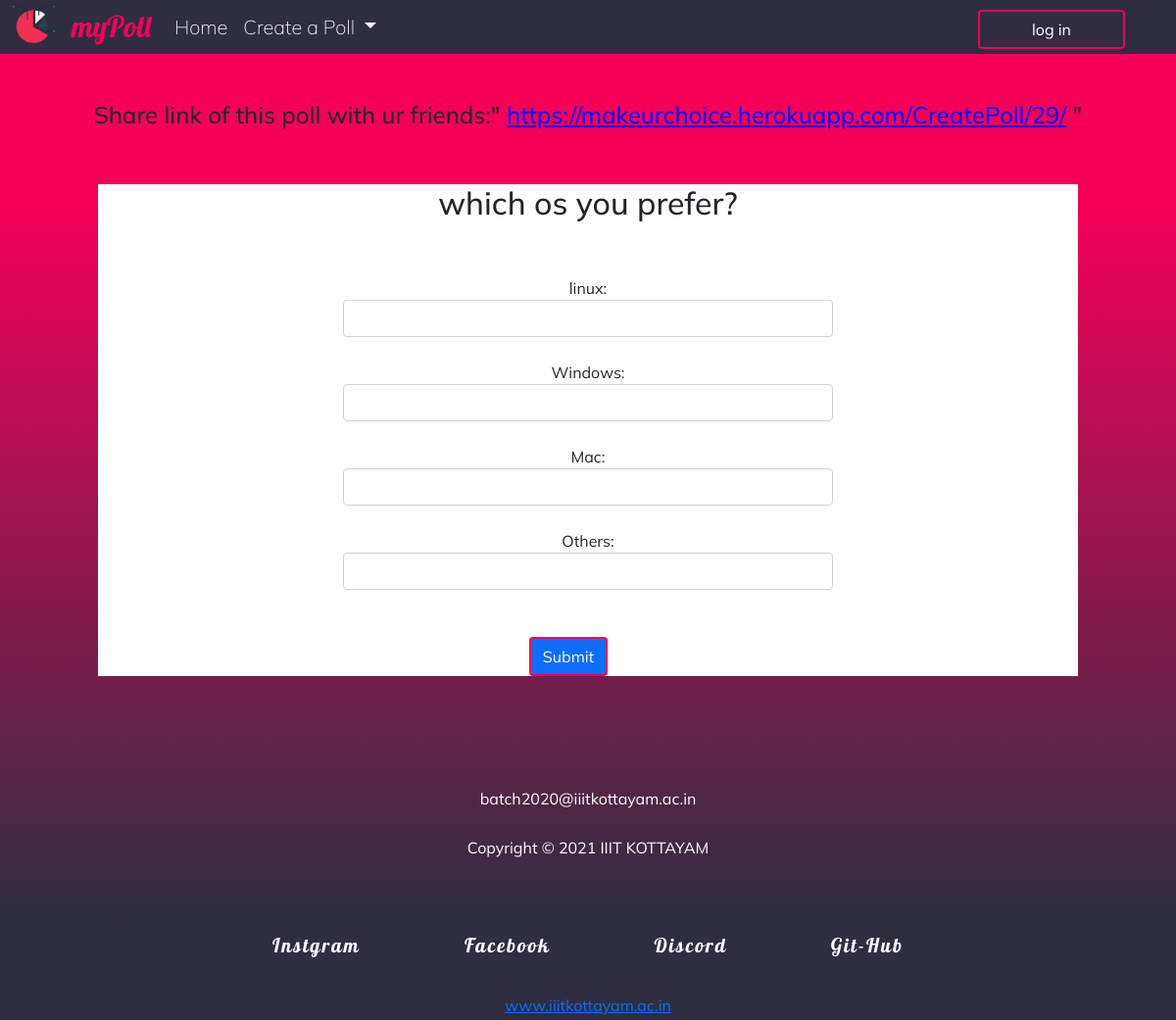
/CreatePoll/29/, run on the app's committed database.
### polling/models.py (models this page shows)
class CreatPoll(models.Model):
    Title = models.TextField()
    o1 = models.TextField()
    o2 = models.TextField()
    o3 = models.TextField()
    o4 = models.TextField()
    on1= models.IntegerField(default=0)
    on2= models.IntegerField(default=0)
    on3= models.IntegerField(default=0)
    on4= models.IntegerField(default=0)
    one_1=models.IntegerField(default=0)
    two_1=models.IntegerField(default=0)
    three_1=models.IntegerField(default=0)
    four_1=models.IntegerField(default=0)
    votes=models.IntegerField(default=0)

### polling/views.py (the view, shortened to what this page needs)
# urls.py: path('CreatePoll/<poll_id>/',views.CreatePoll,name='poll'),
def CreatePoll(request,poll_id):
    poll=CreatPoll.objects.get(pk=poll_id)
    context={
        'poll':poll
    }
    return render(request,'poll.html',context)

### templates/poll.html (shortened to what this page needs)
{% load static %}
<!DOCTYPE html>
<html lang="en">
<head>
    <link href="https://cdn.jsdelivr.net/npm/bootstrap@5.0.0-beta2/dist/css/bootstrap.min.css" rel="stylesheet"
>
    <link rel="stylesheet" href={% static "createpoll.css" %}>
</head>
<body>
    <nav class="navbar navbar-expand-lg navbar-light bg-light">
        <div class="container-fluid">
            <a class="navbar-brand" href="{% url 'home' %}">
                <img src={% static "voting-poll1.png" %} alt="" width="45" height="40" class="d-inline-block align-top">
            </a>
            <a class="navbar-brand" href="{% url 'home' %}" style="color:#f50057;">myPoll</a>
            <div class="collapse navbar-collapse" id="navbarSupportedContent">
                <ul class="navbar-nav me-auto mb-2 mb-lg-0">
                    <li class="nav-item">
                        <a class="nav-link active" aria-current="page" href="{% url 'home' %}"
                            style="color:white;">Home</a>
                    </li>
                    <li class="nav-item dropdown">
                        <a class="nav-link dropdown-toggle" href="{% url 'create' %}" id="navbarDropdown" role="button"
                            data-bs-toggle="dropdown" aria-expanded="false" style="color:white;">
                            Create a Poll
                        </a>
                    </li>
                </ul>
                <button class="btn btn-outline-success" type="submit">log in</button>
            </div>
        </div>
    </nav>
    <br><br>
    <center><h4>Share link of this poll with ur friends:" <a href="{% url 'poll' poll.id %}" style="color: blue;" >https://makeurchoice.herokuapp.com{% url 'poll' poll.id %}</a> "</h4></center><br><br>
    <div class="form">
        <form  method="POST">
            <center>
                <h2>{{poll.Title}}</h2><br><br>
                <div style="width:500px" >{{poll.o1}}: <input id="o1" class="form-control" name="on1" type="number"></div><br>
                <div style="width:500px">{{poll.o2}}: <input class="form-control" id="o2"  name="on2" type="number"></div><br>
                <div  style="width:500px">{{poll.o3}}: <input class="form-control" id="o3" name="on3" type="number"></div><br>
                <div style="width:500px" >{{poll.o4}}: <input class="form-control" id="o4" name="on4" type="number"></div><br><br>
                <div><center><input class="btn btn-primary" onmouseover="fun()" type="submit" class="buttn"></div>
            </center>
        </form>
    </div>
    <div id="footer">
        <div class="aa"> batch2020@iiitkottayam.ac.in</div>
        <div class="aa">Copyright © 2021 IIIT KOTTAYAM</div><br>
        <div id="contact">
            <a class="cont" href="#" target="_blank">Instgram</span>
                <a class="cont" href="#" target="_blank">Facebook</a>
                <a class="cont" href="#" target="_blank">Discord</a>
                <a class="cont" href="#" target="_blank">Git-Hub</a>
        </div>
        <div><a href="https://www.iiitkottayam.ac.in/" target="_blank">www.iiitkottayam.ac.in</a></div>
    </div>
</body>
</html>

### static/createpoll.css (style rules this page uses)
body { background: linear-gradient(360deg, #2f2e41 10%, #f50057 80%); margin: 0; font-family: 'Mulish', sans-serif; }
.navbar { padding: 0; }
.navbar-brand { font-family: 'Lobster', cursive; font-size: 30px; }
.container-fluid { font-family: 'Mulish', sans-serif; font-size: 20px; background-color: #2f2e41; }
.collapse { text-align: right; font-weight: lighter; }
.btn { color: white; border: 2px solid #f50057; margin-right: 40px; }
button { margin-top: 4px; width: 150px; border: 2px solid #3487f7; border-radius: 4px; color: #3487f7; }
#footer { font-family: 'Mulish', sans-serif; text-align: center; line-height: 30px; background-color: transparent; color: white; }
#contact { font-family: 'Lobster', cursive; letter-spacing: 2px; margin: auto; background-color: transparent; padding: 30px; }
.cont { background-color: transparent; color: white; text-decoration: none; margin: 30px; padding: 20px; font-size: 20px; transition: all .4s; }
.aa { padding: 10px; background-color: transparent; }

### templates/poll.html (style rules this page uses)
* { margin: 0; padding: 0; }
body { background: linear-gradient(360deg, #2f2e41 10%, #f50057 80%); }
.navbar { padding: 0; }
.navbar-brand { font-family: 'Lobster', cursive; font-size: 30px; }
.container-fluid { font-family: 'Mulish', sans-serif; font-size: 20px; background-color: #2f2e41; }
.collapse { text-align: right; font-weight: lighter; }
.btn { color: white; border: 2px solid #f50057; margin-right: 40px; }
.form { background-color: white; max-width: 1000px; margin: auto; }
#footer { font-family: 'Mulish', sans-serif; text-align: center; line-height: 30px; color: white; padding-top: 100PX; }
#contact { font-family: 'Lobster', cursive; letter-spacing: 2px; margin: auto; padding: 30px; }
.cont { color: white; text-decoration: none; margin: 30px; padding: 20px; font-size: 20px; transition: all .4s; }
.aa { padding: 10px; }

### data on the page
CreatPoll: id "/CreatePoll/29/", Title "which os you prefer?", o1 "linux", o2 "Windows", o3 "Mac", o4 "Others"
